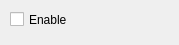
<?xml version="1.0" encoding="UTF-8"?>
<ui version="4.0">
 <class>HUD2FormFps</class>
 <widget class="QWidget" name="HUD2FormFps">
  <property name="geometry">
   <rect>
    <x>0</x>
    <y>0</y>
    <width>179</width>
    <height>45</height>
   </rect>
  </property>
  <property name="windowTitle">
   <string>Form</string>
  </property>
  <widget class="QCheckBox" name="checkBox">
   <property name="geometry">
    <rect>
     <x>10</x>
     <y>10</y>
     <width>79</width>
     <height>19</height>
    </rect>
   </property>
   <property name="text">
    <string>Enable</string>
   </property>
  </widget>
 </widget>
 <resources/>
 <connections/>
</ui>
